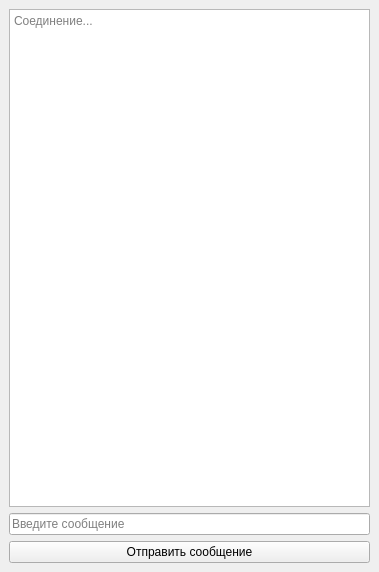
<?xml version="1.0" encoding="UTF-8"?>
<ui version="4.0">
 <class>MainWindow</class>
 <widget class="QMainWindow" name="MainWindow">
  <property name="geometry">
   <rect>
    <x>0</x>
    <y>0</y>
    <width>379</width>
    <height>572</height>
   </rect>
  </property>
  <property name="windowTitle">
   <string>MainWindow</string>
  </property>
  <widget class="QWidget" name="centralwidget">
   <layout class="QVBoxLayout" name="verticalLayout">
    <item>
     <widget class="QPlainTextEdit" name="message_box">
      <property name="placeholderText">
       <string>Соединение...</string>
      </property>
     </widget>
    </item>
    <item>
     <widget class="QLineEdit" name="message_input">
      <property name="placeholderText">
       <string>Введите сообщение</string>
      </property>
     </widget>
    </item>
    <item>
     <widget class="QPushButton" name="message_button">
      <property name="text">
       <string>Отправить сообщение</string>
      </property>
     </widget>
    </item>
   </layout>
  </widget>
 </widget>
 <resources/>
 <connections/>
</ui>
